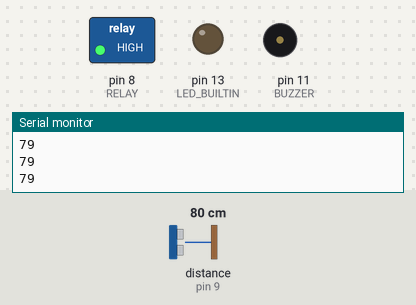
Bench run of a sketch on a simulated Arduino Uno, built with avr-gcc and run on an emulated ATmega328P. On the bench: switched loads named in the sketch (green lamp = pin HIGH), output pins drawn as LEDs (lit = HIGH), buzzer (waves = sounding, pin HIGH), the last lines printed to the serial monitor. Wiring (inferred from the names in the program): ultrasonic range finder: trigger pin 10; echo pin 9. Inputs (shaded band) come from the test bench; at power-on: distance to the obstacle (sensor on pin 9) 80 cm. The echo pulse lasts 58.3 µs per cm; pins used as bus, display or sensor lines are not drawn.

Above: at 1.2 s.
1.3 s: distance to the obstacle (sensor on pin 9) set to 2 cm
At 2.4 s:
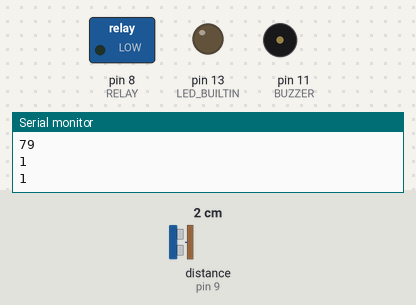
3.0 s: distance to the obstacle (sensor on pin 9) set to 9 cm
At 4.0 s:
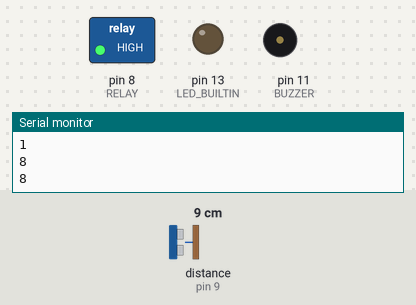
4.5 s: distance to the obstacle (sensor on pin 9) set to 4 cm
At 5.7 s:
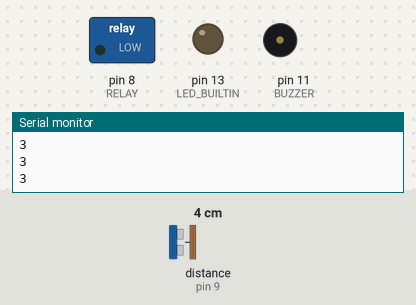
Timing chart, 0 to 7.5 s (numbered marks = the images above; inputs shaded):
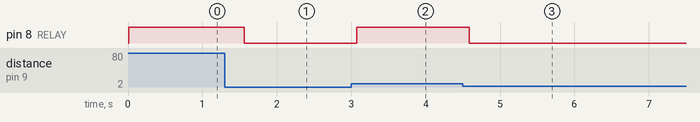

Measured:
- after the input at 1.3 s, pin 8 (RELAY): HIGH → LOW after 0.26 s
- after the input at 3.0 s, pin 8 (RELAY): LOW → HIGH after 0.07 s
- after the input at 4.5 s, pin 8 (RELAY): HIGH → LOW after 0.09 s

The sketch:

ArduinoSerial.ino
```cpp
#include <SoftwareSerial.h>

#define RX 2
#define TX 3
#define RELAY 8
#define ECHO  9
#define TRIGGER 10
#define BUZZER 11

#define speed_of_sound 0.0343
#define minimum_distance 4.0
#define delay_time 800

SoftwareSerial ArduinoUno(RX, TX);

int distance() {
  long duration;
  float distance;

  // Send Pulse
  digitalWrite(TRIGGER, HIGH);
  delayMicroseconds(10);
  digitalWrite(TRIGGER, LOW);

  // Detect Pulse
  duration = pulseIn(ECHO, HIGH);

  //Calculate Distance
  distance = duration * speed_of_sound / 2;

  return distance;
}

void open_valve() {
  digitalWrite(RELAY, HIGH);
  digitalWrite(LED_BUILTIN, LOW);
  noTone(BUZZER);
}

void close_valve() {
  digitalWrite(RELAY, LOW);
  digitalWrite(LED_BUILTIN, HIGH);
  tone(BUZZER, 500);
}

void setup() {
  Serial.begin(9600);
  ArduinoUno.begin(4800);

  pinMode(LED_BUILTIN, OUTPUT);
  pinMode(ECHO, INPUT);
  pinMode(TRIGGER, OUTPUT);
  pinMode(RELAY, OUTPUT);
  pinMode(BUZZER, OUTPUT);
}

void loop() {
  // Check Water Level
  if(distance() < minimum_distance) {
    digitalWrite(RELAY, LOW);
    //digitalWrite(LED_BUILTIN, HIGH);
    ArduinoUno.write(distance());
    Serial.println(distance());
    delay(500);
  }
  else {
    while(distance() > minimum_distance) {
      digitalWrite(RELAY, HIGH);
      //digitalWrite(LED_BUILTIN, LOW);
      ArduinoUno.write(distance());
      Serial.println(distance());
      delay(500);
    }
    digitalWrite(RELAY, LOW);
    //digitalWrite(LED_BUILTIN, HIGH);
    ArduinoUno.write(distance());
    Serial.println(distance());
    delay(500);
  }
}
```
